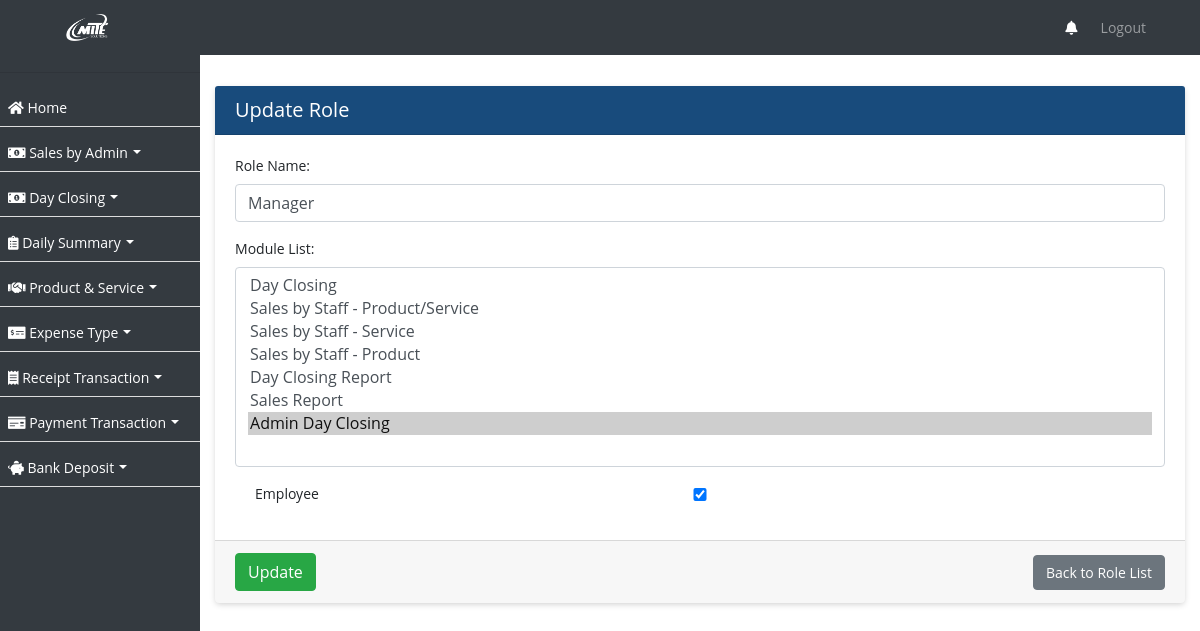
Screenshot of /role/update/17/ (signed in) with the database file from the repository.
### ezshopapp/models.py (models this page shows, shortened)
class Role(models.Model):
    name = models.CharField(max_length=255)
    modules = models.ManyToManyField(Module, default=None)
    business_profile = models.ForeignKey(BusinessProfile, on_delete=models.CASCADE, default=None, null=True)
    is_employee = models.BooleanField(default=True)
    created_on = models.DateTimeField(auto_now_add=True, null=True)

class Module(models.Model):
    URL_CHOICES = [
        ('/sale/dayclosing/', 'Day Closing'),
        ('/dayclosing/admin/', 'Admin Day Closing'),
        ('/sale/sales-by-staff-item-service/', 'Sales by Staff - Product/Service'),
        ('/sale/sales-by-staff-service/', 'Sales by Staff - Service'),
        ('/sale/sales-by-staff-item/', 'Sales by Staff - Product'),
        ('/sale/day-closing-report/', 'Day Closing Report'),
        ('/sale/sales-report/', 'Sales Report'),
    ]
    URL_NAMES = [
        ('Day Closing', '/sale/dayclosing/'),
        ('Admin Day Closing', '/dayclosing/admin/'),
        ('Sales by Staff - Product/Service', '/sale/sales-by-staff-item-service/'),
        ('Sales by Staff - Service', '/sale/sales-by-staff-service/'),
        ('Sales by Staff - Product', '/sale/sales-by-staff-item/'),
        ('Day Closing Report', '/sale/day-closing-report/'),
        ('Sales Report', '/sale/sales-report/'),
    ]
    url = models.CharField(max_length=150, choices=URL_CHOICES, null=True, verbose_name='Page Name')
    name = models.CharField(max_length=50, choices=URL_NAMES, null=True, verbose_name='Page URL')
    created_on = models.DateTimeField(auto_now_add=True, null=True)

### ezshopapp/views.py (the view, shortened to what this page needs)
# urls.py: path('role/update/<int:pk>/', RoleUpdateView.as_view(), name='update_role'),
class RoleUpdateView(UpdateView):
    model = Role
    fields = "__all__"
    template_name = 'update_role.html'
    def get_object(self, queryset=None):
        role_id = self.kwargs.get('pk')
        return get_object_or_404(Role, pk=role_id)
    def get_context_data(self, **kwargs):
        context = super().get_context_data(**kwargs)
        role_id = self.kwargs.get('pk')
        role = get_object_or_404(Role, pk=role_id)
        context['role'] = role
        context['modules'] = Module.objects.all()  # Pass all modules queryset
        context['business_profile'] = self.get_business_profile()
        return context
    def get_business_profile(self):
        try:
            shop_admin = ShopAdmin.objects.get(user=self.request.user)
        except ShopAdmin.DoesNotExist:
            return redirect('login')
        shop = shop_admin.shop
        return BusinessProfile.objects.get(name=shop.name)

### ezshopapp/templates/update_role.html (shortened to what this page needs)
{% extends 'base.html' %}
{% block content %}
<div class="card">
  <div class="card-header">
    <h5 class="mb-0">Update Role</h5>
  </div>
  <form method="post">
    <div class="card-body">
      <div class="form-group">
        <label for="name">Role Name:</label>
        <input type="text" id="name" name="name" class="form-control" value="{{ form.instance.name }}">
      </div>
      <div class="form-group">
        <label for="modules">Module List:</label>
        <select id="modules" name="modules" class="form-control" style="height:200px" multiple>
          {% for module in modules %}
          <option value="{{ module.id }}" {% if module in form.instance.modules.all %}selected{% endif %}>{{ module.name }}</option>
          {% endfor %}
        </select>
      </div>
      <div class="form-group form-check">
        <input type="checkbox" class="form-check-input" id="is_employee" name="is_employee" {% if form.instance.is_employee %}checked{% endif %}>
        <label class="form-check-label" for="is_employee">Employee</label>
      </div>
    </div>
    <div class="card-footer">
      <div class="d-flex justify-content-between align-items-center">
        <button type="submit" class="btn btn-success">Update</button>
        <a href="{% url 'role_list' %}" class="btn btn-secondary">Back to Role List</a>
      </div>
    </div>
  </form>
</div>
{% endblock %}

### ezshopapp/templates/base.html (style rules this page uses)
body, p, h1, h2, h3, h4, h5, h6, a, li, label, input, div, span, small { font-family: "Open Sans", sans-serif !important; }
button:focus, button { outline: none !important; border: none; }
body, p, a, li, li>a { font-size:14px !important; }
body { padding-top: 56px; background-color: #ffffff !important; }
.form-control { line-height: 1.25 !important; }
.card { border:0px !important; margin-top:15px; margin-bottom:15px; box-shadow: 0px 2px 6px -1px #ccc; }
.card-header { background-color: #184b7c !important; color:#fff !important; }
.card-header>a, .card-header>h5 { color:#fff !important; }
input, select { width: 100%; padding: 0.375rem 0.75rem; margin-bottom: 0.5rem; font-size: 1rem; line-height: 1.5; color: #495057; background-color: #fff; background-clip: padding-box; border: 1px solid #ced4da; border-radius: 0.25rem; transition: border-color 0.15s ease-in-out, box-shadow 0.15s ease-in-out; }

### rows the page displays
Role: name "Manager", modules "Day Closing / Sales by Staff - Product/Service / Sales by Staff - Service / Sales by Staff - Product / Day Closing Report / Sales Report / Admin Day Closing ☑", is_employee "☑"
